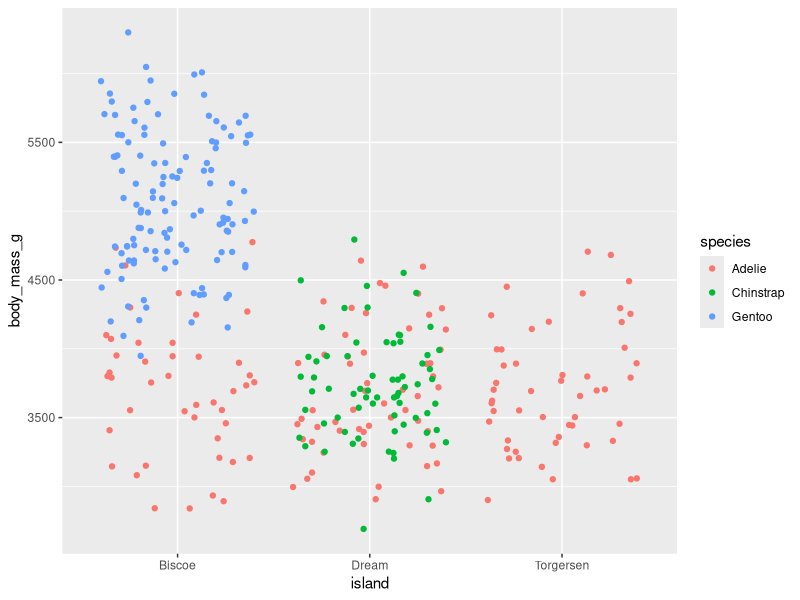
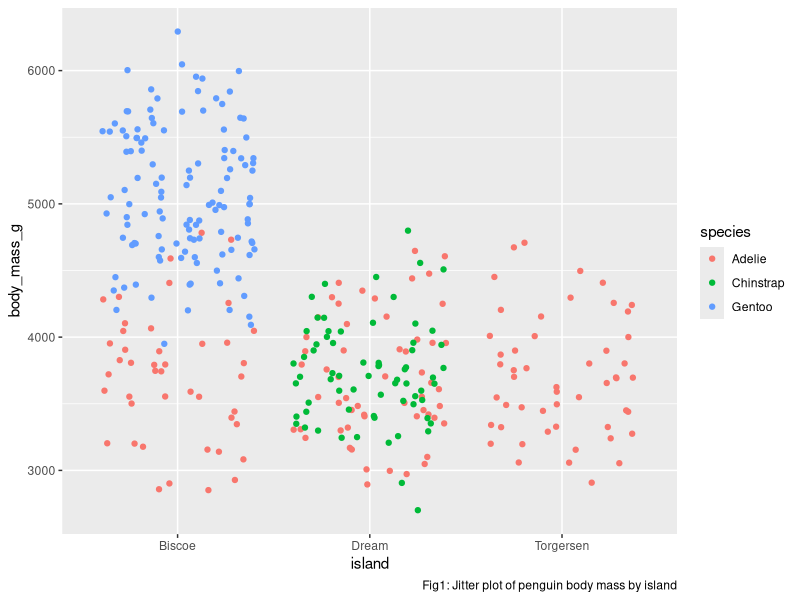
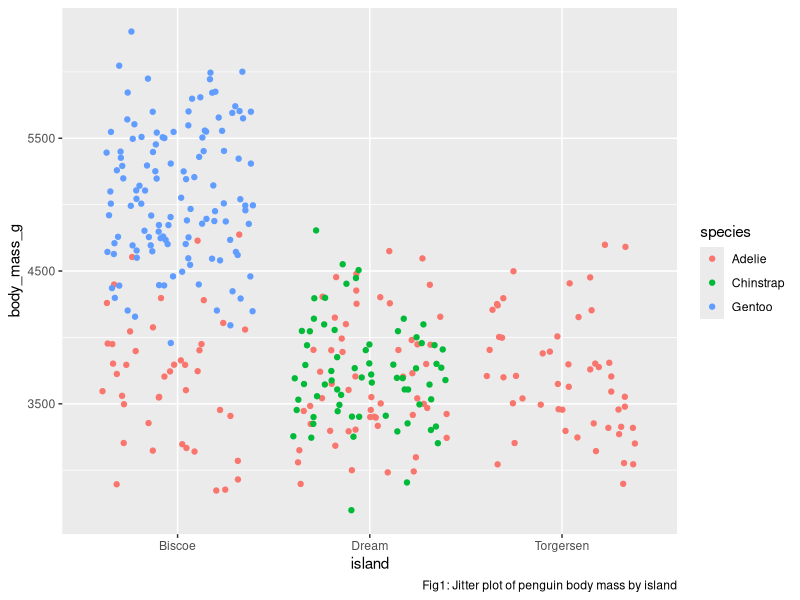

These charts were generated, in order, by the following R code:
# (1) Measures of Location----- 

# load data
library(palmerpenguins)
df <- penguins 

# (a.) What is the mean penguin body mass (in kilograms)?----

mean(df$body_mass_g, na.rm = TRUE)

# convert  answer to kg
4201.754 *.000001

#The mean penguin body mass is 0.004201754 kg

# (b.) What is the median penguin body mass (in kilograms)?----

median(df$body_mass_g, na.rm = TRUE)

#convert to kg

4050 * .000001

#The median penguin body mass is 0.00405 kg

# (c.) What are the 5th and 95th percentile penguin body masses (in kilograms)?----

quantile(df$body_mass_g, na.rm = TRUE, probs = c(0.05, 0.95))

#convert to kg

3150 * 0.000001
5650 * 0.000001

#The 5th and 95th percentile penguin body masses are 0.00315 kg and 0.00565 kg respectively

# (2) Measures of Spread-----

#(a.) What is the range in penguin body mass (in kg)?----

range(df$body_mass_g, na.rm = TRUE)

#convert to kg

2700 * 0.000001
6300 * 0.000001

# The range in penguin body mass is [0.0027, 0.0063] kg 

# (b.) What is the standard deviation in penguin body mass (in kg)?----

sd(df$body_mass_g, na.rm = TRUE)

#convert to kg

801.9545 * 0.000001

#The standard deviation in penguin body mass is 0.0008019545 kg


# (c.) What is the variance in penguin body mass (in kg)?----

var(df$body_mass_g, na.rm = TRUE)

#convert to kg

643131.1 * 0.000001

#The variance in penguin body mass is 0.6431311 kg

#(3) Visualize Data----
library(ggplot2)

#(a.) Scatterplot of penguin body mass (kg)----

ggplot(
  data = df, 
  aes(x=island, 
      y=body_mass_g,
      color=species)) +
  geom_jitter()


#(b.) Write a figure caption describing the contents of the figure.----

fig1 <- ggplot(
  data = df, 
  aes(x=island, 
      y=body_mass_g,
      color=species)) +
  geom_jitter() +
  labs(caption = "Fig1: Jitter plot of penguin body mass by island")

print(fig1)

ggsave(fig1, filename = 'Fig1.jpg')

#(c.) What do you notice about species distribution across the islands?----

#Adelie are on all three isalnds while Chinstrap is only on Dream Island and Gentoo is only on Biscoe Island.

#(d.) How do the raw values of penguin body mass compare to the mean penguin body mass you calculated above?----

# Most of the Gentoo penguin body mass observations are above the mean body mass while the other to species generally fall below the mean






